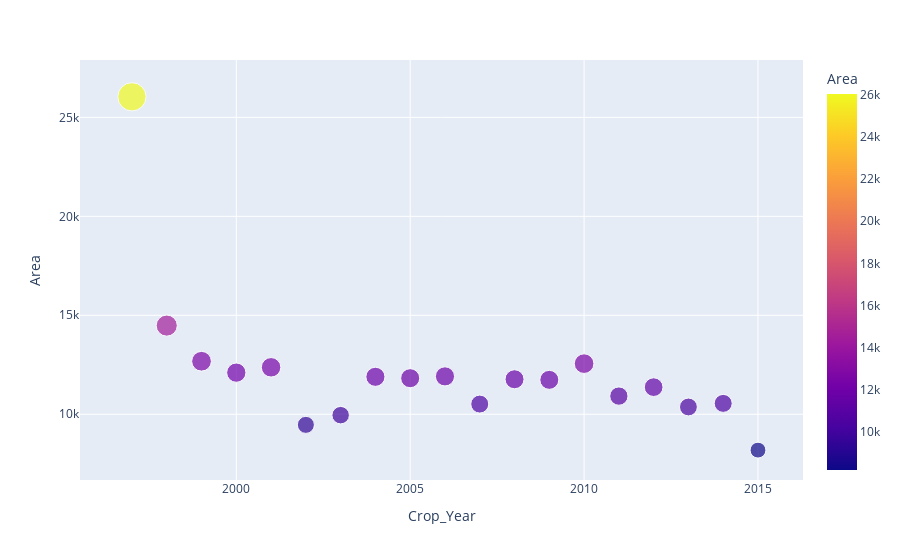

Write notebook code for a chart like this one.
### Markdown cell above
Average crop through years

### Code cell
temp = crop.groupby(by='Crop_Year')['Area'].mean().reset_index()
px.scatter(temp, 'Crop_Year', 'Area', color='Area', size='Area')

### Figure 1 — Plotly figure (JSON) as saved in the notebook; plotly's stock layout.template omitted (floating-point values rounded to 4 significant figures)
{"data": [{"hovertemplate": "Crop_Year=%{x}<br>Area=%{marker.color}<extra></extra>", "legendgroup": "", "marker": {"color": [26040.0, 14480.0, 12680.0, 12100.0, 12370.0, 9464.0, 9955.0, 11890.0, 11820.0, 11910.0, 10510.0, 11770.0, 11740.0, 12560.0, 10920.0, 11370.0, 10370.0, 10550.0, 8187.0], "coloraxis": "coloraxis", "size": [26040.0, 14480.0, 12680.0, 12100.0, 12370.0, 9464.0, 9955.0, 11890.0, 11820.0, 11910.0, 10510.0, 11770.0, 11740.0, 12560.0, 10920.0, 11370.0, 10370.0, 10550.0, 8187.0], "sizemode": "area", "sizeref": 65.1, "symbol": "circle"}, "mode": "markers", "name": "", "orientation": "v", "showlegend": false, "type": "scatter", "x": [1997, 1998, 1999, 2000, 2001, 2002, 2003, 2004, 2005, 2006, 2007, 2008, 2009, 2010, 2011, 2012, 2013, 2014, 2015], "xaxis": "x", "y": [26040.0, 14480.0, 12680.0, 12100.0, 12370.0, 9464.0, 9955.0, 11890.0, 11820.0, 11910.0, 10510.0, 11770.0, 11740.0, 12560.0, 10920.0, 11370.0, 10370.0, 10550.0, 8187.0], "yaxis": "y"}], "layout": {"coloraxis": {"colorbar": {"title": {"text": "Area"}}, "colorscale": [[0, "#0d0887"], [0.1111, "#46039f"], [0.2222, "#7201a8"], [0.3333, "#9c179e"], [0.4444, "#bd3786"], [0.5556, "#d8576b"], [0.6667, "#ed7953"], [0.7778, "#fb9f3a"], [0.8889, "#fdca26"], [1, "#f0f921"]]}, "legend": {"itemsizing": "constant", "tracegroupgap": 0}, "margin": {"t": 60}, "xaxis": {"anchor": "y", "domain": [0, 1], "title": {"text": "Crop_Year"}}, "yaxis": {"anchor": "x", "domain": [0, 1], "title": {"text": "Area"}}}}
